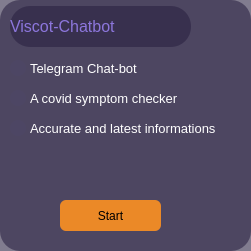
   <widget class="QWidget" name="widget_4" native="true">
    <property name="geometry">
     <rect>
      <x>130</x>
      <y>420</y>
      <width>251</width>
      <height>251</height>
     </rect>
    </property>
    <property name="styleSheet">
     <string notr="true">border-width:2px;
border-radius:20px;
background-color: qlineargradient(spread:pad, x1:0, y1:0, x2:1, y2:0, stop:1 rgba(40, 33, 64, 150));
</string>
    </property>
    <widget class="QLabel" name="label_13">
     <property name="geometry">
      <rect>
       <x>10</x>
       <y>6</y>
       <width>181</width>
       <height>41</height>
      </rect>
     </property>
     <property name="font">
      <font>
       <family>Ubuntu</family>
       <pointsize>12</pointsize>
       <weight>9</weight>
       <italic>false</italic>
       <bold>false</bold>
      </font>
     </property>
     <property name="styleSheet">
      <string notr="true">font: 75 12pt &quot;Ubuntu&quot;;
color: rgb(140, 118, 220)</string>
     </property>
     <property name="text">
      <string>Viscot-Chatbot</string>
     </property>
    </widget>
    <widget class="QPushButton" name="pushButton_10">
     <property name="geometry">
      <rect>
       <x>10</x>
       <y>60</y>
       <width>16</width>
       <height>16</height>
      </rect>
     </property>
     <property name="styleSheet">
      <string notr="true">border-width: 2px;
border-radius:8px;
font: 75 9pt &quot;Ubuntu&quot;;
background-color: qlineargradient(spread:pad, x1:0, y1:0, x2:1, y2:0, stop:1 rgba(77, 70, 100, 255));
</string>
     </property>
     <property name="text">
      <string/>
     </property>
    </widget>
    <widget class="QLabel" name="l7">
     <property name="geometry">
      <rect>
       <x>30</x>
       <y>60</y>
       <width>121</width>
       <height>17</height>
      </rect>
     </property>
     <property name="font">
      <font>
       <family>Ubuntu</family>
       <pointsize>10</pointsize>
       <weight>9</weight>
       <italic>false</italic>
       <bold>false</bold>
      </font>
     </property>
     <property name="styleSheet">
      <string notr="true">background-color: qlineargradient(spread:pad, x1:0, y1:0, x2:1, y2:0, stop:1 rgba(0, 0, 0, 0));
font: 75 10pt &quot;Ubuntu&quot;;
color:rgb(255, 255, 255);</string>
     </property>
     <property name="text">
      <string>Telegram Chat-bot</string>
     </property>
    </widget>
    <widget class="QPushButton" name="pushButton_11">
     <property name="geometry">
      <rect>
       <x>10</x>
       <y>90</y>
       <width>16</width>
       <height>16</height>
      </rect>
     </property>
     <property name="styleSheet">
      <string notr="true">border-width: 2px;
border-radius:8px;
font: 75 9pt &quot;Ubuntu&quot;;
background-color: qlineargradient(spread:pad, x1:0, y1:0, x2:1, y2:0, stop:1 rgba(77, 70, 100, 255));
</string>
     </property>
     <property name="text">
      <string/>
     </property>
    </widget>
    <widget class="QLabel" name="l8">
     <property name="geometry">
      <rect>
       <x>30</x>
       <y>90</y>
       <width>161</width>
       <height>17</height>
      </rect>
     </property>
     <property name="font">
      <font>
       <family>Ubuntu</family>
       <pointsize>10</pointsize>
       <weight>9</weight>
       <italic>false</italic>
       <bold>false</bold>
      </font>
     </property>
     <property name="styleSheet">
      <string notr="true">background-color: qlineargradient(spread:pad, x1:0, y1:0, x2:1, y2:0, stop:1 rgba(0, 0, 0, 0));
font: 75 10pt &quot;Ubuntu&quot;;
color:rgb(255, 255, 255);</string>
     </property>
     <property name="text">
      <string>A covid symptom checker</string>
     </property>
    </widget>
    <widget class="QLabel" name="l9">
     <property name="geometry">
      <rect>
       <x>30</x>
       <y>120</y>
       <width>201</width>
       <height>17</height>
      </rect>
     </property>
     <property name="font">
      <font>
       <family>Ubuntu</family>
       <pointsize>10</pointsize>
       <weight>9</weight>
       <italic>false</italic>
       <bold>false</bold>
      </font>
     </property>
     <property name="styleSheet">
      <string notr="true">background-color: qlineargradient(spread:pad, x1:0, y1:0, x2:1, y2:0, stop:1 rgba(0, 0, 0, 0));
font: 75 10pt &quot;Ubuntu&quot;;
color:rgb(255, 255, 255);</string>
     </property>
     <property name="text">
      <string>Accurate and latest informations</string>
     </property>
    </widget>
    <widget class="QPushButton" name="pushButton_12">
     <property name="geometry">
      <rect>
       <x>10</x>
       <y>120</y>
       <width>16</width>
       <height>16</height>
      </rect>
     </property>
     <property name="styleSheet">
      <string notr="true">border-width: 2px;
border-radius:8px;
font: 75 9pt &quot;Ubuntu&quot;;
background-color: qlineargradient(spread:pad, x1:0, y1:0, x2:1, y2:0, stop:1 rgba(77, 70, 100, 255));
</string>
     </property>
     <property name="text">
      <string/>
     </property>
    </widget>
    <widget class="QPushButton" name="p3">
     <property name="geometry">
      <rect>
       <x>60</x>
       <y>200</y>
       <width>101</width>
       <height>31</height>
      </rect>
     </property>
     <property name="styleSheet">
      <string notr="true">border-width: 2px;
border-radius:6px;
font: 57 16pt &quot;Ubuntu&quot;;
background-color: qlineargradient(spread:pad, x1:0, y1:0, x2:1, y2:0, stop:1 rgba(235, 137, 39, 255));
</string>
     </property>
     <property name="text">
      <string>Start</string>
     </property>
    </widget>
   </widget>
